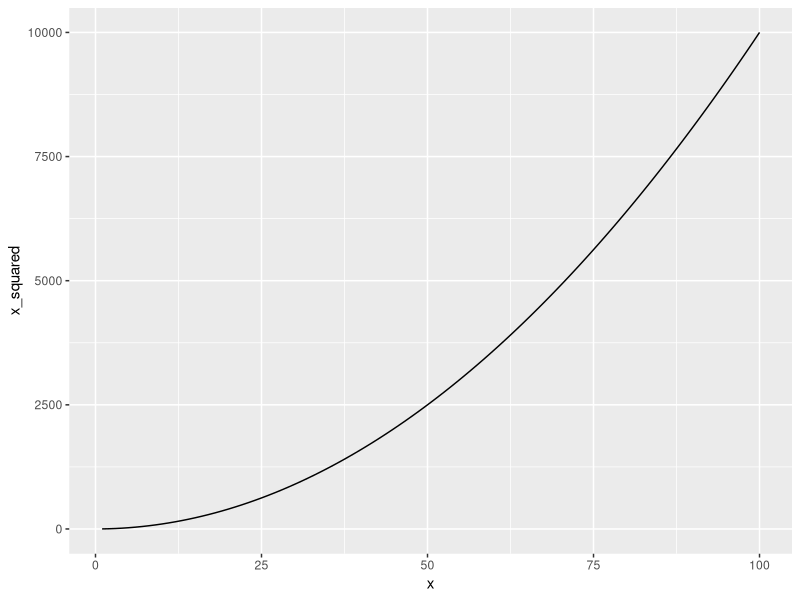

The R source for this figure: (Note: this script raises an error after producing the figure.)
library(tidyverse)
data <- data.frame(x = seq(1:100))
data$x_squared <- data$x ^ 2
data$x_inverse <- 1 / data$x
data$x_double <- 2* data$x

data$x_complex <- data$x_squared + data$x_double


ggplot(data, aes(x, x_squared)) + geom_line()
ggplot(data, aes(x, x_inverse)) + geom_linet()
ggplot(data, aes(x, x_complex)) + geom_line()